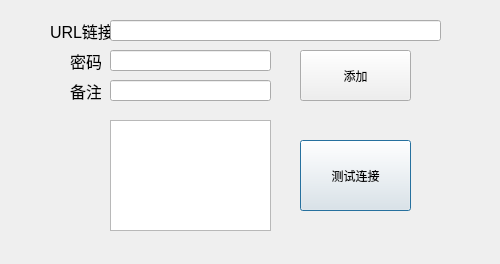
<?xml version="1.0" encoding="UTF-8"?>
<ui version="4.0">
 <class>dialog</class>
 <widget class="QDialog" name="dialog">
  <property name="geometry">
   <rect>
    <x>0</x>
    <y>0</y>
    <width>500</width>
    <height>264</height>
   </rect>
  </property>
  <property name="minimumSize">
   <size>
    <width>500</width>
    <height>200</height>
   </size>
  </property>
  <property name="windowTitle">
   <string>添加shell</string>
  </property>
  <widget class="QLabel" name="label">
   <property name="geometry">
    <rect>
     <x>50</x>
     <y>20</y>
     <width>61</width>
     <height>21</height>
    </rect>
   </property>
   <property name="font">
    <font>
     <pointsize>12</pointsize>
    </font>
   </property>
   <property name="text">
    <string>URL链接</string>
   </property>
  </widget>
  <widget class="QLineEdit" name="lineEdit">
   <property name="geometry">
    <rect>
     <x>110</x>
     <y>20</y>
     <width>331</width>
     <height>21</height>
    </rect>
   </property>
  </widget>
  <widget class="QLineEdit" name="lineEdit_2">
   <property name="geometry">
    <rect>
     <x>110</x>
     <y>50</y>
     <width>161</width>
     <height>21</height>
    </rect>
   </property>
   <property name="text">
    <string/>
   </property>
  </widget>
  <widget class="QLabel" name="label_2">
   <property name="geometry">
    <rect>
     <x>70</x>
     <y>50</y>
     <width>31</width>
     <height>21</height>
    </rect>
   </property>
   <property name="font">
    <font>
     <pointsize>12</pointsize>
    </font>
   </property>
   <property name="text">
    <string>密码</string>
   </property>
  </widget>
  <widget class="QPushButton" name="pushButton_2">
   <property name="geometry">
    <rect>
     <x>300</x>
     <y>140</y>
     <width>111</width>
     <height>71</height>
    </rect>
   </property>
   <property name="text">
    <string>测试连接</string>
   </property>
  </widget>
  <widget class="QPushButton" name="pushButton">
   <property name="geometry">
    <rect>
     <x>300</x>
     <y>50</y>
     <width>111</width>
     <height>51</height>
    </rect>
   </property>
   <property name="text">
    <string>添加</string>
   </property>
  </widget>
  <widget class="QTextBrowser" name="textBrowser">
   <property name="geometry">
    <rect>
     <x>110</x>
     <y>120</y>
     <width>161</width>
     <height>111</height>
    </rect>
   </property>
  </widget>
  <widget class="QLineEdit" name="lineEdit_3">
   <property name="geometry">
    <rect>
     <x>110</x>
     <y>80</y>
     <width>161</width>
     <height>21</height>
    </rect>
   </property>
   <property name="text">
    <string/>
   </property>
  </widget>
  <widget class="QLabel" name="label_3">
   <property name="geometry">
    <rect>
     <x>70</x>
     <y>80</y>
     <width>31</width>
     <height>21</height>
    </rect>
   </property>
   <property name="font">
    <font>
     <pointsize>12</pointsize>
    </font>
   </property>
   <property name="text">
    <string>备注</string>
   </property>
  </widget>
 </widget>
 <resources/>
 <connections>
  <connection>
   <sender>pushButton</sender>
   <signal>clicked()</signal>
   <receiver>dialog</receiver>
   <slot>close()</slot>
   <hints>
    <hint type="sourcelabel">
     <x>347</x>
     <y>61</y>
    </hint>
    <hint type="destinationlabel">
     <x>249</x>
     <y>99</y>
    </hint>
   </hints>
  </connection>
 </connections>
</ui>
